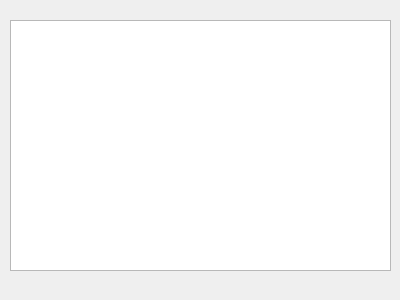
<?xml version="1.0" encoding="UTF-8"?>
<ui version="4.0">
 <class>DockWidget</class>
 <widget class="QDockWidget" name="DockWidget">
  <property name="geometry">
   <rect>
    <x>0</x>
    <y>0</y>
    <width>400</width>
    <height>300</height>
   </rect>
  </property>
  <property name="windowTitle">
   <string>Preview</string>
  </property>
  <widget class="QWidget" name="dockWidgetContents">
   <widget class="QTableWidget" name="tblPreview">
    <property name="geometry">
     <rect>
      <x>10</x>
      <y>20</y>
      <width>381</width>
      <height>251</height>
     </rect>
    </property>
   </widget>
  </widget>
 </widget>
 <resources/>
 <connections/>
</ui>
